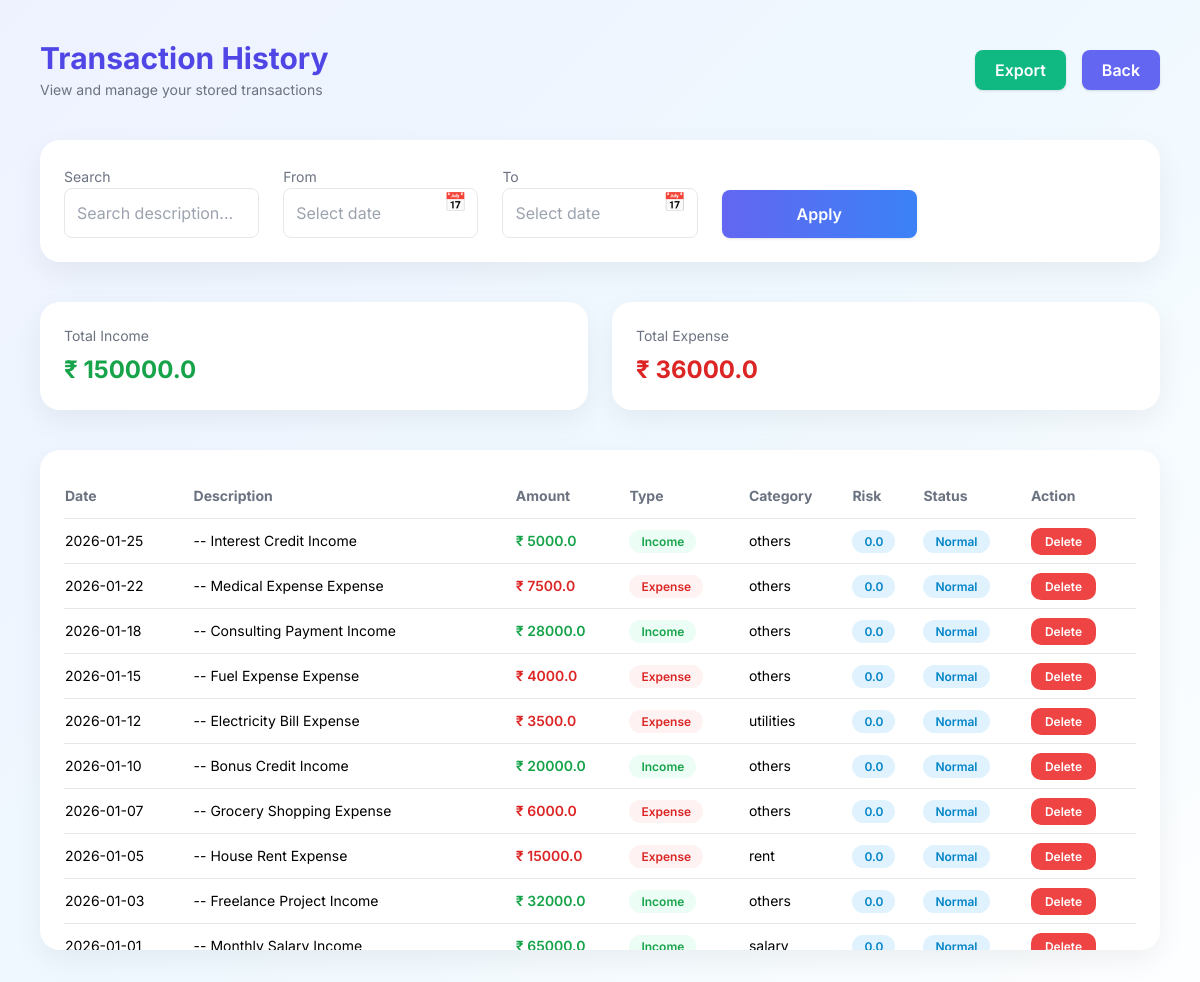
Screenshot of /history (signed in) with the database file from the repository.
### tables this page shows
CREATE TABLE transactions (
        id INTEGER PRIMARY KEY AUTOINCREMENT,
        date TEXT,
        description TEXT,
        amount REAL,
        type TEXT,
        category TEXT,
        mode TEXT,
        bank TEXT,
        product_amount REAL,
        deducted_amount REAL,
        extra_charge REAL,
        charge_reason TEXT,
        fraud INTEGER DEFAULT 0,
        anomaly INTEGER DEFAULT 0,
        risk_score REAL DEFAULT 0,
        confidence REAL DEFAULT 0,
        user_id INTEGER,
        created_at TIMESTAMP DEFAULT CURRENT_TIMESTAMP,
        UNIQUE(user_id, date, description, amount)
    );

### app.py (the view, shortened to what this page needs)
@app.route("/history")
def history():
    if not login_required():
        return redirect("/")
    user_id = session["user_id"]
    df = pd.DataFrame(get_all_transactions(user_id))
    df["amount"] = pd.to_numeric(df["amount"], errors="coerce").fillna(0)
    df["date"] = pd.to_datetime(df["date"], dayfirst=True, errors="coerce")
    df = df.dropna(subset=["date"])
    income = float(df[df["type"] == "income"]["amount"].sum())
    expense = float(df[df["type"] == "expense"]["amount"].sum())
    df = df.sort_values("date", ascending=False)
    df["date"] = df["date"].dt.strftime("%Y-%m-%d")
    return render_template(
        "history.html",
        ui=get_ui(),
        transactions=df.to_dict("records"),
        income=round(income,2),
        expense=round(expense,2)
    )

### app.py (called while the page is built)
def get_ui():
    return LANG.get(session.get("lang","en"), LANG["en"])

def login_required():
    user_id = session.get("user_id")
    if not user_id:
        return False
    return True

### modules/database.py (called while the page is built)
def get_all_transactions(user_id=None):
    conn = sqlite3.connect(DB_NAME)
    conn.row_factory = sqlite3.Row
    if user_id:
        rows = conn.execute("""
            SELECT * FROM transactions
            WHERE user_id=?
            ORDER BY date DESC
        """, (user_id,)).fetchall()
    else:
        rows = conn.execute("""
            SELECT * FROM transactions
            ORDER BY date DESC
        """).fetchall()
    conn.close()
    return [dict(row) for row in rows]

### templates/history.html (shortened to what this page needs)
<!DOCTYPE html>
<html lang="en">
<head>
<script src="https://cdn.tailwindcss.com"></script>
<link rel="stylesheet" href="https://cdn.jsdelivr.net/npm/flatpickr/dist/flatpickr.min.css">
</head>
<body class="p-10">
<div class="max-w-7xl mx-auto space-y-10">
<div class="flex justify-between items-center">
<div>
<h1 class="text-3xl font-bold text-indigo-600">
Transaction History
</h1>
<p class="text-gray-500 text-sm mt-1">
View and manage your stored transactions
</p>
</div>
<div class="flex gap-4">
<a href="/export_history"
class="bg-emerald-500 hover:bg-emerald-600 px-5 py-2 rounded-lg text-white font-semibold shadow">
Export
</a>
<a href="/dashboard"
class="bg-indigo-500 hover:bg-indigo-600 px-5 py-2 rounded-lg text-white font-semibold shadow">
Back
</a>
</div>
</div>
<div class="card p-6">
<form method="POST" class="grid md:grid-cols-5 gap-6 items-end">
<div>
<label class="text-sm text-gray-500">Search</label>
<input type="text" name="search"
placeholder="Search description..."
class="w-full p-3 rounded-lg border border-gray-200 focus:ring-2 focus:ring-indigo-400 outline-none">
</div>
<div class="date-wrapper">
<label class="text-sm text-gray-500">From</label>
<input type="text" id="fromDate" name="date_from"
placeholder="Select date"
class="w-full p-3 rounded-lg border border-gray-200 focus:ring-2 focus:ring-indigo-400 outline-none pr-10">
<span class="date-icon" onclick="fromPicker.open()">📅</span>
</div>
<div class="date-wrapper">
<label class="text-sm text-gray-500">To</label>
<input type="text" id="toDate" name="date_to"
placeholder="Select date"
class="w-full p-3 rounded-lg border border-gray-200 focus:ring-2 focus:ring-indigo-400 outline-none pr-10">
<span class="date-icon" onclick="toPicker.open()">📅</span>
</div>
<div>
<button type="submit"
class="w-full bg-gradient-to-r from-indigo-500 to-blue-500
py-3 rounded-lg text-white font-semibold shadow hover:scale-105 transition">
Apply
</button>
</div>
</form>
</div>
<div class="grid md:grid-cols-2 gap-6">
<div class="card p-6">
<h3 class="text-gray-500 text-sm">Total Income</h3>
<p class="text-2xl font-bold text-green-600 mt-2">
₹ {{ income }}
</p>
</div>
<div class="card p-6">
<h3 class="text-gray-500 text-sm">Total Expense</h3>
<p class="text-2xl font-bold text-red-600 mt-2">
₹ {{ expense }}
</p>
</div>
</div>
<div class="card p-6 table-scroll">
<table class="w-full text-sm">
<thead class="text-gray-500 border-b">
<tr class="text-left">
<th class="py-3">Date</th>
<th>Description</th>
<th>Amount</th>
<th>Type</th>
<th>Category</th>
<th>Risk</th>
<th>Status</th>
<th>Action</th>
</tr>
</thead>
<tbody>
{% if transactions %}
{% for tx in transactions %}
<tr class="border-b hover:bg-indigo-50 transition">
<td class="py-3">
{{ tx.date }}
</td>
<td>{{ tx.description }}</td>
<td class="{% if tx.type == 'income' %}text-green-600{% else %}text-red-600{% endif %} font-semibold">
₹ {{ tx.amount }}
</td>
<td>
{% if tx.type == 'income' %}
<span class="badge-income">Income</span>
{% else %}
<span class="badge-expense">Expense</span>
{% endif %}
</td>
<td>{{ tx.category }}</td>
<td>
{% if tx.risk_score and tx.risk_score > 60 %}
<span class="badge-risk">{{ tx.risk_score }}</span>
{% else %}
<span class="badge-safe">{{ tx.risk_score }}</span>
{% endif %}
</td>
<td>
{% if tx.fraud %}
<span class="badge-risk">Fraud</span>
{% elif tx.anomaly %}
<span class="badge-risk">Anomaly</span>
{% else %}
<span class="badge-safe">Normal</span>
{% endif %}
</td>
<td>
<a href="/delete_transaction/{{ tx.id }}"
class="delete-btn"
onclick="return confirm('Delete this transaction?')">
Delete
</a>
</td>
</tr>
{% endfor %}
{% else %}
<tr>
<td colspan="8" class="text-center py-6 text-gray-400">
No transactions found.
</td>
</tr>
{% endif %}
</tbody>
</table>
</div>
</div>
</body>
</html>

### templates/history.html (style rules this page uses)
body { font-family:'Inter',sans-serif; background:linear-gradient(135deg,#eef2ff,#f0f9ff,#ffffff); min-height:100vh; }
.card { background:white; border-radius:20px; box-shadow:0 10px 30px rgba(0,0,0,0.06); }
.table-scroll { max-height:500px; overflow-y:auto; }
.badge-income { background:#ecfdf5; color:#16a34a; padding:4px 12px; border-radius:999px; font-size:12px; font-weight:600; }
.badge-expense { background:#fef2f2; color:#dc2626; padding:4px 12px; border-radius:999px; font-size:12px; font-weight:600; }
.badge-safe { background:#e0f2fe; color:#0284c7; padding:4px 12px; border-radius:999px; font-size:12px; font-weight:600; }
.delete-btn { background:#ef4444; padding:6px 14px; border-radius:10px; font-size:12px; color:white; font-weight:600; transition:0.3s; }
.date-wrapper { position:relative; }
.date-icon { position:absolute; right:12px; top:50%; transform:translateY(-50%); cursor:pointer; color:#6366f1; font-size:18px; }

### rows the page displays
transactions: date "2026-01-25", description "-- Interest Credit Income", amount "5000.0", type "Income", category "others", risk_score "0.0", fraud "Normal"
transactions: date "2026-01-22", description "-- Medical Expense Expense", amount "7500.0", type "Expense", category "others", risk_score "0.0", fraud "Normal"
transactions: date "2026-01-18", description "-- Consulting Payment Income", amount "28000.0", type "Income", category "others", risk_score "0.0", fraud "Normal"
transactions: date "2026-01-15", description "-- Fuel Expense Expense", amount "4000.0", type "Expense", category "others", risk_score "0.0", fraud "Normal"
transactions: date "2026-01-12", description "-- Electricity Bill Expense", amount "3500.0", type "Expense", category "utilities", risk_score "0.0", fraud "Normal"
transactions: date "2026-01-10", description "-- Bonus Credit Income", amount "20000.0", type "Income", category "others", risk_score "0.0", fraud "Normal"
transactions: date "2026-01-07", description "-- Grocery Shopping Expense", amount "6000.0", type "Expense", category "others", risk_score "0.0", fraud "Normal"
transactions: date "2026-01-05", description "-- House Rent Expense", amount "15000.0", type "Expense", category "rent", risk_score "0.0", fraud "Normal"
transactions: date "2026-01-03", description "-- Freelance Project Income", amount "32000.0", type "Income", category "others", risk_score "0.0", fraud "Normal"
transactions: date "2026-01-01", description "-- Monthly Salary Income", amount "65000.0", type "Income", category "salary", risk_score "0.0", fraud "Normal"

### other values shown
{{ income }} "150000.0"
{{ expense }} "36000.0"
